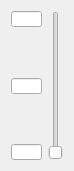
  <widget class="QWidget" name="layoutWidget_4">
   <property name="geometry">
    <rect>
     <x>629</x>
     <y>199</y>
     <width>56</width>
     <height>171</height>
    </rect>
   </property>
   <layout class="QHBoxLayout" name="horizontalLayout_14">
    <item>
     <layout class="QVBoxLayout" name="verticalLayout_36">
      <item>
       <widget class="QLineEdit" name="unit1MaxCritDevLineEdit_3">
        <property name="sizePolicy">
         <sizepolicy hsizetype="Fixed" vsizetype="Fixed">
          <horstretch>0</horstretch>
          <verstretch>0</verstretch>
         </sizepolicy>
        </property>
        <property name="minimumSize">
         <size>
          <width>31</width>
          <height>16</height>
         </size>
        </property>
        <property name="maximumSize">
         <size>
          <width>31</width>
          <height>16</height>
         </size>
        </property>
        <property name="font">
         <font>
          <pointsize>8</pointsize>
         </font>
        </property>
       </widget>
      </item>
      <item>
       <spacer name="verticalSpacer_5">
        <property name="orientation">
         <enum>Qt::Vertical</enum>
        </property>
        <property name="sizeHint" stdset="0">
         <size>
          <width>20</width>
          <height>40</height>
         </size>
        </property>
       </spacer>
      </item>
      <item>
       <widget class="QLineEdit" name="unit1CritDevLineEdit_3">
        <property name="sizePolicy">
         <sizepolicy hsizetype="Fixed" vsizetype="Fixed">
          <horstretch>0</horstretch>
          <verstretch>0</verstretch>
         </sizepolicy>
        </property>
        <property name="minimumSize">
         <size>
          <width>31</width>
          <height>16</height>
         </size>
        </property>
        <property name="maximumSize">
         <size>
          <width>31</width>
          <height>16</height>
         </size>
        </property>
        <property name="font">
         <font>
          <pointsize>8</pointsize>
         </font>
        </property>
       </widget>
      </item>
      <item>
       <spacer name="verticalSpacer_6">
        <property name="orientation">
         <enum>Qt::Vertical</enum>
        </property>
        <property name="sizeHint" stdset="0">
         <size>
          <width>20</width>
          <height>40</height>
         </size>
        </property>
       </spacer>
      </item>
      <item>
       <widget class="QLineEdit" name="unit1MinCritDevLineEdit_3">
        <property name="sizePolicy">
         <sizepolicy hsizetype="Fixed" vsizetype="Fixed">
          <horstretch>0</horstretch>
          <verstretch>0</verstretch>
         </sizepolicy>
        </property>
        <property name="minimumSize">
         <size>
          <width>31</width>
          <height>16</height>
         </size>
        </property>
        <property name="maximumSize">
         <size>
          <width>31</width>
          <height>16</height>
         </size>
        </property>
        <property name="font">
         <font>
          <pointsize>8</pointsize>
         </font>
        </property>
       </widget>
      </item>
     </layout>
    </item>
    <item>
     <widget class="QSlider" name="unit1CritDevSlider_3">
      <property name="sizePolicy">
       <sizepolicy hsizetype="Fixed" vsizetype="Expanding">
        <horstretch>0</horstretch>
        <verstretch>0</verstretch>
       </sizepolicy>
      </property>
      <property name="font">
       <font>
        <pointsize>8</pointsize>
       </font>
      </property>
      <property name="orientation">
       <enum>Qt::Vertical</enum>
      </property>
     </widget>
    </item>
   </layout>
  </widget>
